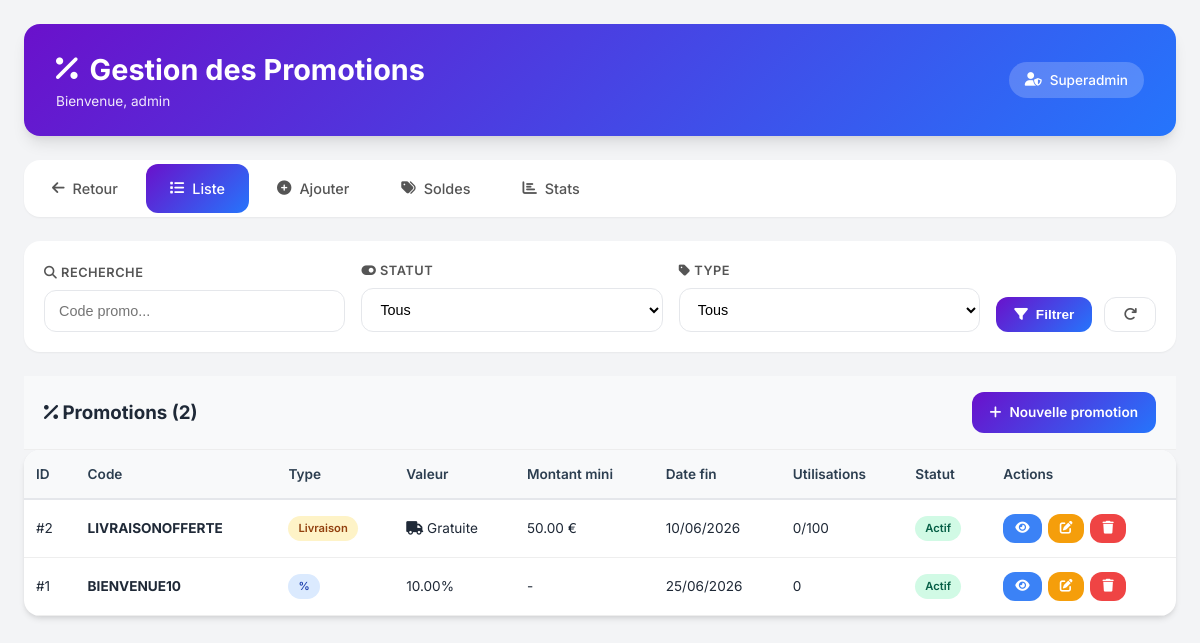
The page /admin_promotions.php (signed in) on the database as committed earlier.
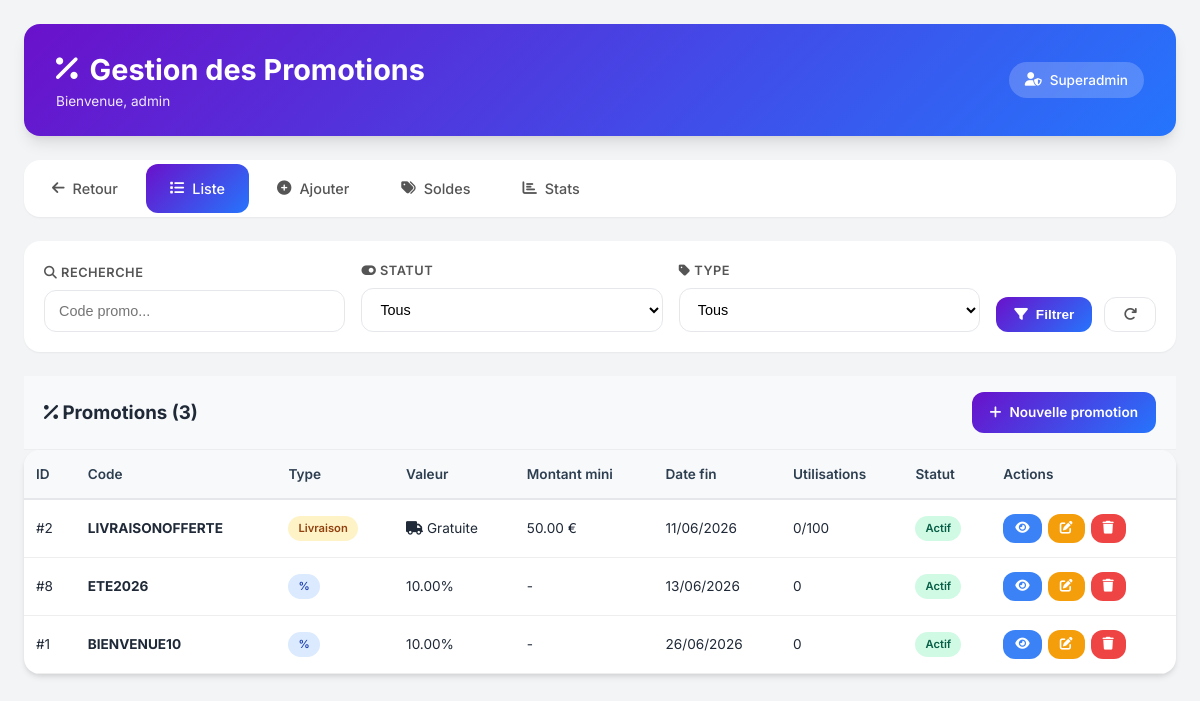
The same page on the database as committed later.
### tables this page shows
CREATE TABLE `promotions` (
  `id_promotion` int NOT NULL,
  `code_promotion` varchar(50) NOT NULL,
  `type_promotion` enum('pourcentage','montant_fixe','livraison_gratuite') NOT NULL DEFAULT 'pourcentage',
  `valeur` decimal(10,2) NOT NULL,
  `montant_minimum` decimal(10,2) NOT NULL DEFAULT '0.00',
  `utilisations_max` int DEFAULT NULL,
  `utilisations_actuelles` int NOT NULL DEFAULT '0',
  `date_debut` datetime NOT NULL,
  `date_fin` datetime NOT NULL,
  `actif` tinyint(1) NOT NULL DEFAULT '1',
  `description` text,
  `date_creation` datetime NOT NULL DEFAULT CURRENT_TIMESTAMP
);

### admin_promotions.php (the view, shortened to what the changed rows need)
<?php
require_once 'admin_protection.php';
$action = $_GET['action'] ?? 'list';
$id = $_GET['id'] ?? 0;
function getAllPromotions($pdo, $page = 1, $limit = 20, $filtres = []) {
    $offset = ($page - 1) * $limit;
    $sql = "SELECT
                p.*,
                (SELECT COUNT(*) FROM promotions_produits WHERE id_promotion = p.id_promotion) as nb_produits
            FROM promotions p
            WHERE 1=1";
    $params = [];
    $sql .= " ORDER BY
                CASE
                    WHEN p.actif = 1 AND p.date_debut <= NOW() AND p.date_fin >= NOW() THEN 1
                    WHEN p.date_debut > NOW() AND p.actif = 1 THEN 2
                    ELSE 3
                END,
                p.date_fin ASC";
    $stmt = $pdo->prepare($sql);
    $stmt->execute();
    $allResults = $stmt->fetchAll();
    return array_slice($allResults, $offset, $limit);
}
function countPromotions($pdo, $filtres = []) {
    $sql = "SELECT COUNT(*) as total FROM promotions WHERE 1=1";
    $params = [];
    $stmt = $pdo->prepare($sql);
    $stmt->execute($params);
    $result = $stmt->fetch();
    return $result['total'];
}
$filtres = [
    'search' => $_GET['search'] ?? '',
    'actif' => isset($_GET['actif']) ? (int)$_GET['actif'] : '',
    'type' => $_GET['type'] ?? ''
];
$page = max(1, intval($_GET['page'] ?? 1));
$limit = 20;
$total_promotions = countPromotions($pdo, $filtres);
$promotions = [];
if ($action === 'list') {
    $promotions = getAllPromotions($pdo, $page, $limit, $filtres);
}
?>
<!DOCTYPE html>
<html lang="fr">
<head>
    <link rel="stylesheet" href="https://cdnjs.cloudflare.com/ajax/libs/font-awesome/6.4.0/css/all.min.css">
</head>
<body>
    <div class="container">
        <div class="header">
            <div>
                <h1><i class="fas fa-percent"></i> Gestion des Promotions</h1>
            </div>
        </div>
        <?php if ($action == 'list'): ?>
            <div class="filters-section">
                <form method="GET" class="filters-form">
                    <div class="filter-group">
                        <label><i class="fas fa-search"></i> Recherche</label>
                        <input type="text" name="search" placeholder="Code promo..."
                               value="<?php echo htmlspecialchars($filtres['search']); ?>">
                    </div>
                    <div class="filter-group">
                        <label><i class="fas fa-toggle-on"></i> Statut</label>
                        <select name="actif">
                            <option value="">Tous</option>
                        </select>
                    </div>
                    <div class="filter-group">
                        <label><i class="fas fa-tag"></i> Type</label>
                        <select name="type">
                            <option value="">Tous</option>
                        </select>
                    </div>
                    <div class="filter-actions">
                        <button type="submit" class="btn btn-primary">
                            <i class="fas fa-filter"></i> Filtrer
                        </button>
                        <a href="admin_promotions.php?action=list" class="btn btn-outline">
                            <i class="fas fa-redo"></i>
                        </a>
                    </div>
                </form>
            </div>
            <div class="table-header" style="margin-bottom: 0;">
                <h3 style="margin: 0;"><i class="fas fa-percent"></i> Promotions (<?php echo $total_promotions; ?>)</h3>
                <a href="admin_promotions.php?action=add" class="btn btn-primary">
                    <i class="fas fa-plus"></i> Nouvelle promotion
                </a>
            </div>
            <?php if (empty($promotions)): ?>
                <div class="empty-state">
                    <i class="fas fa-percent"></i>
                    <h3>Aucune promotion trouvée</h3>
                    <p>Créez votre première promotion pour attirer plus de clients.</p>
                    <a href="admin_promotions.php?action=add" class="btn btn-primary mt-4">
                        <i class="fas fa-plus"></i> Créer une promotion
                    </a>
                </div>
            <?php else: ?>
                <div class="table-view table-container">
                    <div class="table-responsive">
                        <table>
                            <thead>
                                <tr>
                                    <th>ID</th>
                                    <th>Code</th>
                                    <th>Type</th>
                                    <th>Valeur</th>
                                    <th>Montant mini</th>
                                    <th>Date fin</th>
                                    <th>Utilisations</th>
                                    <th>Statut</th>
                                    <th>Actions</th>
                                </tr>
                            </thead>
                            <tbody>
                                <?php foreach ($promotions as $promo):
                                    $now = new DateTime();
                                    $date_fin = new DateTime($promo['date_fin']);
                                    $type_labels = [
                                        'pourcentage' => '%',
                                        'montant_fixe' => '€',
                                        'livraison_gratuite' => 'Livraison'
                                    ];
                                    $type_label = $type_labels[$promo['type_promotion']] ?? '-';
                                ?>
                                    <tr>
                                        <td>#<?php echo $promo['id_promotion']; ?></td>
                                        <td><strong><?php echo htmlspecialchars($promo['code_promotion']); ?></strong></td>
                                        <td>
                                            <span class="badge <?php echo $promo['type_promotion'] == 'pourcentage' ? 'pourcentage' : ($promo['type_promotion'] == 'montant_fixe' ? 'montant' : 'livraison'); ?>">
                                                <?php echo $type_label; ?>
                                            </span>
                                        </td>
                                        <td>
                                            <?php if ($promo['type_promotion'] == 'pourcentage'): ?>
                                                <?php echo $promo['valeur']; ?>%
                                            <?php elseif ($promo['type_promotion'] == 'montant_fixe'): ?>
                                                <?php echo number_format($promo['valeur'], 2); ?> €
                                            <?php else: ?>
                                                <i class="fas fa-truck"></i> Gratuite
                                            <?php endif; ?>
                                        </td>
                                        <td><?php echo $promo['montant_minimum'] > 0 ? number_format($promo['montant_minimum'], 2) . ' €' : '-'; ?></td>
                                        <td><?php echo date('d/m/Y', strtotime($promo['date_fin'])); ?></td>
                                        <td><?php echo $promo['utilisations_actuelles']; ?><?php echo $promo['utilisations_max'] ? '/' . $promo['utilisations_max'] : ''; ?></td>
                                        <td>
                                            <?php if ($promo['actif'] && $date_fin >= $now && new DateTime($promo['date_debut']) <= $now): ?>
                                                <span class="badge active">Actif</span>
                                            <?php elseif ($promo['actif'] && new DateTime($promo['date_debut']) > $now): ?>
                                                <span class="badge upcoming">À venir</span>
                                            <?php elseif ($promo['actif'] && $date_fin < $now): ?>
                                                <span class="badge expired">Expirée</span>
                                            <?php else: ?>
                                                <span class="badge inactive">Inactif</span>
                                            <?php endif; ?>
                                        </td>
                                        <td>
                                            <div class="actions">
                                                <a href="admin_promotions.php?action=view&id=<?php echo $promo['id_promotion']; ?>" class="btn btn-info btn-sm" title="Voir">
                                                    <i class="fas fa-eye"></i>
                                                </a>
                                                <a href="admin_promotions.php?action=edit&id=<?php echo $promo['id_promotion']; ?>" class="btn btn-warning btn-sm" title="Modifier">
                                                    <i class="fas fa-edit"></i>
                                                </a>
                                                <button onclick="confirmDelete(<?php echo $promo['id_promotion']; ?>, '<?php echo htmlspecialchars($promo['code_promotion']); ?>')" class="btn btn-danger btn-sm" title="Supprimer">
                                                    <i class="fas fa-trash"></i>
                                                </button>
                                            </div>
                                        </td>
                                    </tr>
                                <?php endforeach; ?>
                            </tbody>
                        </table>
                    </div>
                </div>
            <?php endif; ?>
        <?php endif; ?>
    </div>
</body>
</html>

Rows that differ between the two databases and show on the page:
changed promotions "LIVRAISONOFFERTE": date_fin "10/06/2026" → "11/06/2026"
added promotions: id_promotion "8", code_promotion "ETE2026", type_promotion "%", valeur "10.00", date_fin "13/06/2026", utilisations_actuelles "0", actif "Actif"
changed promotions "BIENVENUE10": date_fin "25/06/2026" → "26/06/2026"
Other text that changed with them:
$total_promotions: "2" → "3"
